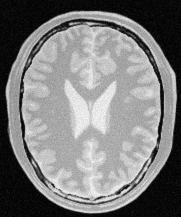
#> input picture HW5_98126079/codes/question 1/MRIF.png, 181 x 217 px
$ python hw5_q1_zallaghi_98126079.py
#> lines starting #> are read from the running program, lines starting #| are printed output that depends on the picture
# DIP Course - fall 2020 - HW: 5
# Student: M. J. Zallaghi    -    ID: 98126079


# Question: 1 code


# using numpy for working with arrays
import numpy as np
# using openCv module
import cv2
# using matplotlib for multiple image show in 1 fig
import matplotlib.pyplot as plt

# reading images in gray mode
MRIF = cv2.imread('MRIF.png',0)
#> MRIF is the input picture: shape (217, 181); min 0, max 251, mean 123.7
MRIS = cv2.imread('MRIS.png',0)
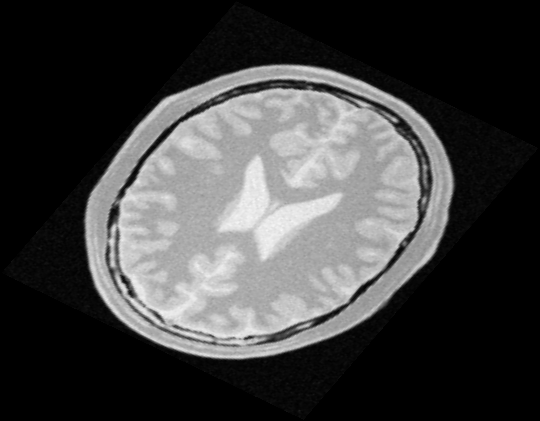
#> input picture HW5_98126079/codes/question 1/MRIS.png, 540 x 421 px
#> MRIS is the input picture: shape (421, 540); min 0, max 248, mean 64.1
# resizing secon mri image
MRIS = cv2.resize(MRIS, (MRIF.shape[1],MRIF.shape[0]))
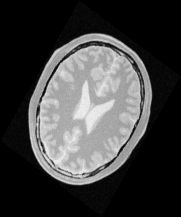
#> MRIS: shape (217, 181); min 0, max 243, mean 64

# defining function for geting tie points from user

x_from_user = []
y_from_user = []

def draw_circle(event,x,y,flags,param):
    global mouseX,mouseY
    if event == cv2.EVENT_LBUTTONDBLCLK:
        cv2.circle(img,(x,y),10,(0,0,255),-1)
        x_from_user.append(y)
        y_from_user.append(x)
        mouseX,mouseY = x,y

img = MRIF.copy()
cv2.namedWindow('First MRI')
cv2.setMouseCallback('First MRI',draw_circle)

print('Selection method: cursore left button double click\n')
print('Hint: please first select n tie pint from first mri.\nAfter selection press Escape. \nThen select n point from second mri and after selection, press Escape.')

while(True):
    cv2.imshow('First MRI',img)
    k = cv2.waitKey(20) & 0xFF
#> (key Esc is pressed here)
    if k == 27:
        break

cv2.destroyAllWindows()
print('\n',str(len(x_from_user)), 'point from first mri has been selected.\nplease select same numer of similar points from second mri.')

img = MRIS.copy()
cv2.namedWindow('Second MRI')
cv2.setMouseCallback('Second MRI',draw_circle)

while(True):
    cv2.imshow('Second MRI',img)
    k = cv2.waitKey(20) & 0xFF
#> (key Esc is pressed here)
    if k == 27:
        break

cv2.destroyAllWindows()
print('\nall points has been selected. thanks :)\n')

# registration process

# points before affine transformation
x = np.array(x_from_user[0:int(len(x_from_user)/2)])
y = np.array(y_from_user[0:int(len(y_from_user)/2)])
# points after affine transformation
xp = np.array(x_from_user[int(len(x_from_user)/2):])
yp = np.array(y_from_user[int(len(y_from_user)/2):])

A = np.ones((x.shape[0],3))
for i in range(x.shape[0]):
    A[i,0] = x[i]
    A[i,1] = y[i]

a_1 = np.dot(np.linalg.pinv(A), xp)
a_2 = np.dot(np.linalg.pinv(A), yp)

print('afine transformation matrix is:\n',a_1,'\n',a_2,'\n',[0,0,1])
